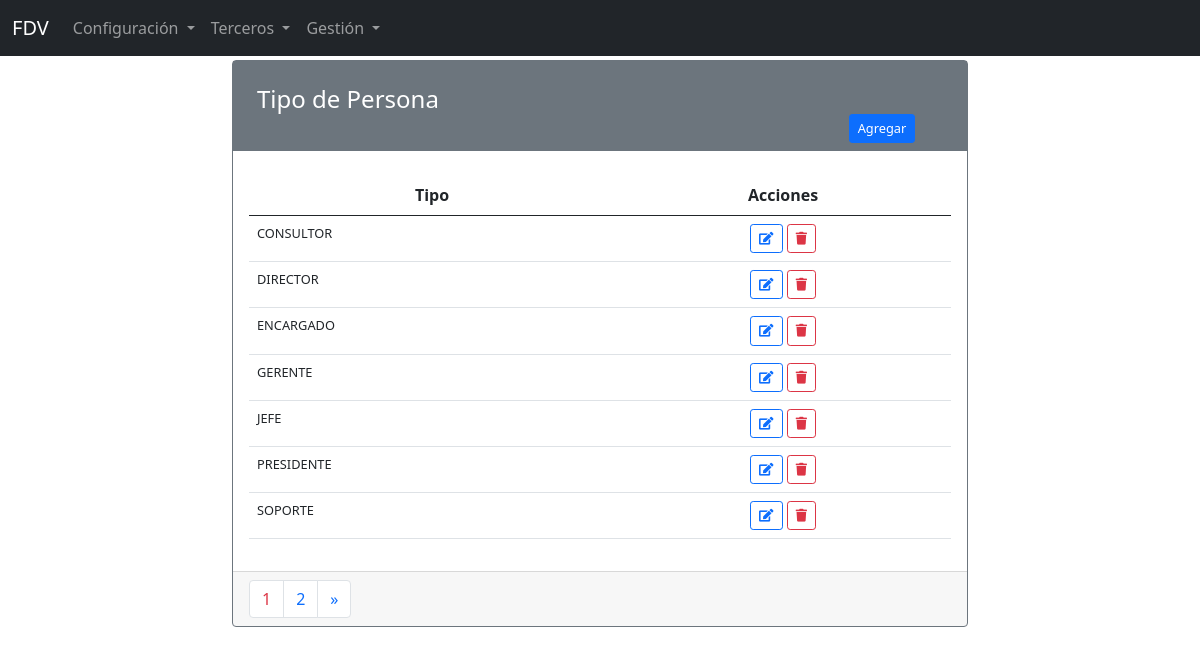
Screenshot of /terceros/tipopersona with the database file from the repository.
### apps/terceros/models.py (models this page shows, shortened)
class TipoPersona(models.Model):
    id = models.BigAutoField(primary_key=True)
    descripcion = models.CharField(
        verbose_name="Descripción", max_length=50, null=False, blank=False)
    created_at = models.DateTimeField(auto_now=True)
    updated_at = models.DateTimeField(auto_now_add=True)
    class Meta:
        db_table = "tipopersonas"
        verbose_name = "Tipo de persona"
        verbose_name_plural = "Tipo de personas"
        ordering = ["descripcion"]

### apps/terceros/views.py (the view)
# urls.py: path('tipopersona', TipoPersonaIndex.as_view(), name='tipopersona-index'),
class TipoPersonaIndex(ListView):
    template_name = 'terceros/tipopersona/tipopersona_index.html'
    model = TipoPersona
    paginate_by = 7
    context_object_name = 'tipopersonas'

### templates/terceros/tipopersona/tipopersona_index.html (shortened to what this page needs)
{% extends 'layouts/layout.html' %}
{% load static %}
{% block content %}
<div class="container">
    <div class="row">
        <div class="col-12 col-sm-12 col-md-8 offset-md-2">
          <div class="card border-secondary">
            <div class="card-title text-white bg-secondary">
              <h4 class="text-left m-4 mb-0">Tipo de Persona</h4>
              <div class="container">
              <div class="row">
                <div class="col-2 offset-10 mb-2">
                  <a class="btn btn-primary btn-sm fs-7" href="{% url 'terceros:tipopersona-create' %}">Agregar</a>
                </div>
              </div>
              </div>
          </div>
            <div class="card-body">
              <table class="table">
                  <thead>
                      <tr>
                          <th scope="col" class="text-center">Tipo</th>
                          <th scope="col" class="text-center">Acciones</th>
                      </tr>
                  </thead>
                  <tbody>
                      {% if tipopersonas %}
                          {% for tipopersona in tipopersonas %}
                          <tr>
                              <td class="fs-7">
                                  {{ tipopersona.descripcion }}
                              </td>
                              <td class="text-center">
                                  <a class="btn btn-outline-primary btn-sm fs-7" href="{% url 'terceros:tipopersona-edit' tipopersona.id %}"><i class="fas fa-edit"></i></a>
                                  <a class="btn btn-outline-danger btn-sm confirmation fs-7"  onclick="" href="{% url 'terceros:tipopersona-delete' tipopersona.id %}"><i class="fas fa-trash"></i></a>
                              </td>
                          </tr>
                          {% endfor %}
                      {% endif %}
                  </tbody>
              </table>
            </div>
          <div class="card-footer">
            <nav aria-label="Page navigation example">
            {% if is_paginated %}
            <ul class="pagination mb-0">
            {% for i in paginator.page_range %}
            {% if page_obj.number == i %}
                <li class="page-item"><span class="page-link text-danger">{{ i }} </span></li>
            {% else %}
                <li class="page-item"><a class="page-link" href="?page={{ i }}">{{ i }}</a></li>
            {% endif %}
            {% endfor %}
            {% if page_obj.has_next %}
                <li class="page-item"><a class="page-link" href="?page={{ page_obj.next_page_number }}"><span aria-hidden="true">&raquo;</span></a></li>
            {% endif %}
            </ul>
            {% endif %}
            </nav>
          </div>
        </div>
</div>
{% endblock content %}

### static/css/fa-all.css (style rules this page uses)
.fa, .fas, .far, .fal, .fad, .fab { -moz-osx-font-smoothing: grayscale; -webkit-font-smoothing: antialiased; display: inline-block; font-style: normal; font-variant: normal; text-rendering: auto; line-height: 1; }
.fa-edit:before { content: "\f044"; }
.fa-trash:before { content: "\f1f8"; }

### static/css/app.css (style rules this page uses)
body { padding-top: 60px !important; }
.fs-7 { font-size: 0.8rem; }

### rows the page displays
TipoPersona: descripcion "CONSULTOR"
TipoPersona: descripcion "DIRECTOR"
TipoPersona: descripcion "ENCARGADO"
TipoPersona: descripcion "GERENTE"
TipoPersona: descripcion "JEFE"
TipoPersona: descripcion "PRESIDENTE"
TipoPersona: descripcion "SOPORTE"

### other values shown
{{ i }} "1"
{{ i }} "2"
